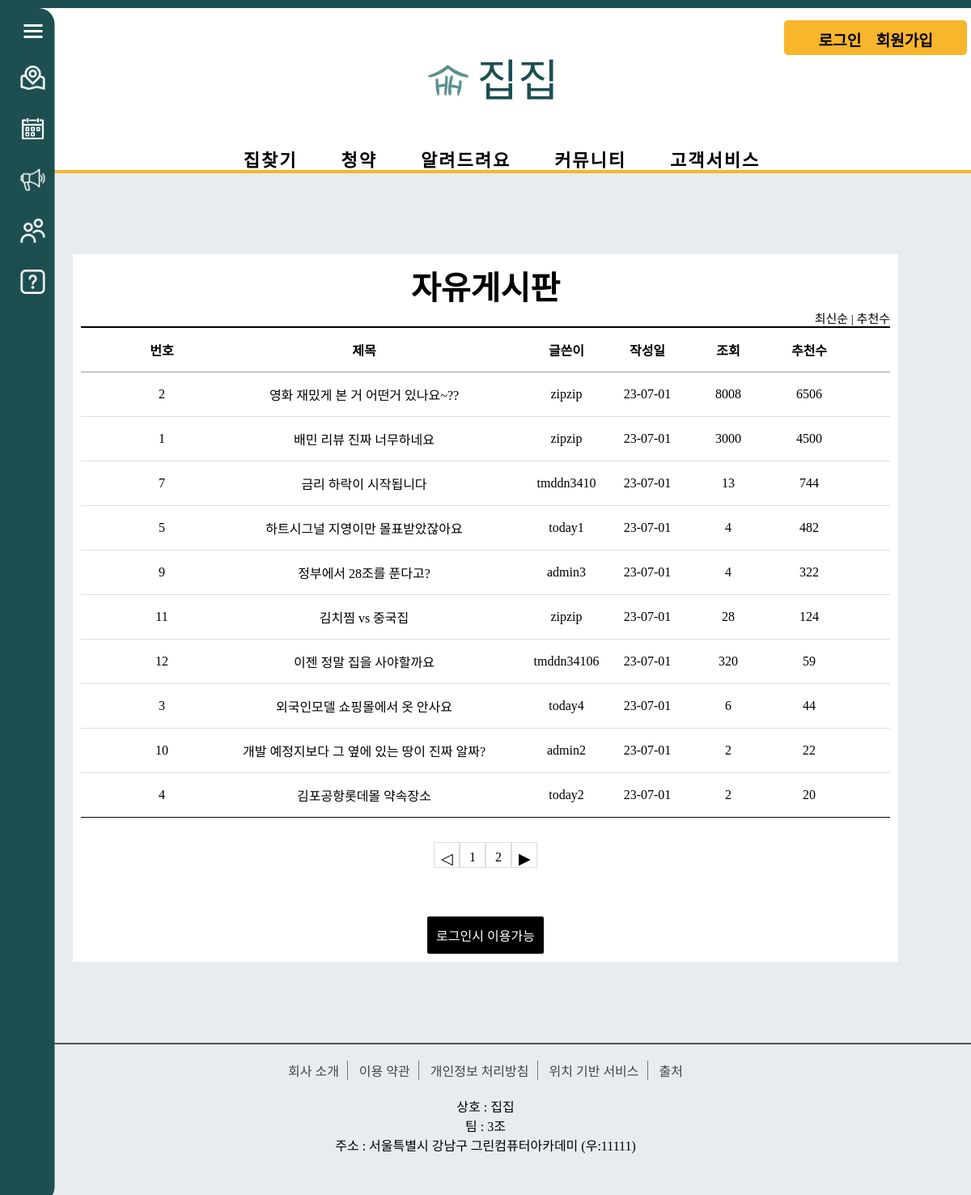
Page /community/board_free_recommend/ on the earlier database version.
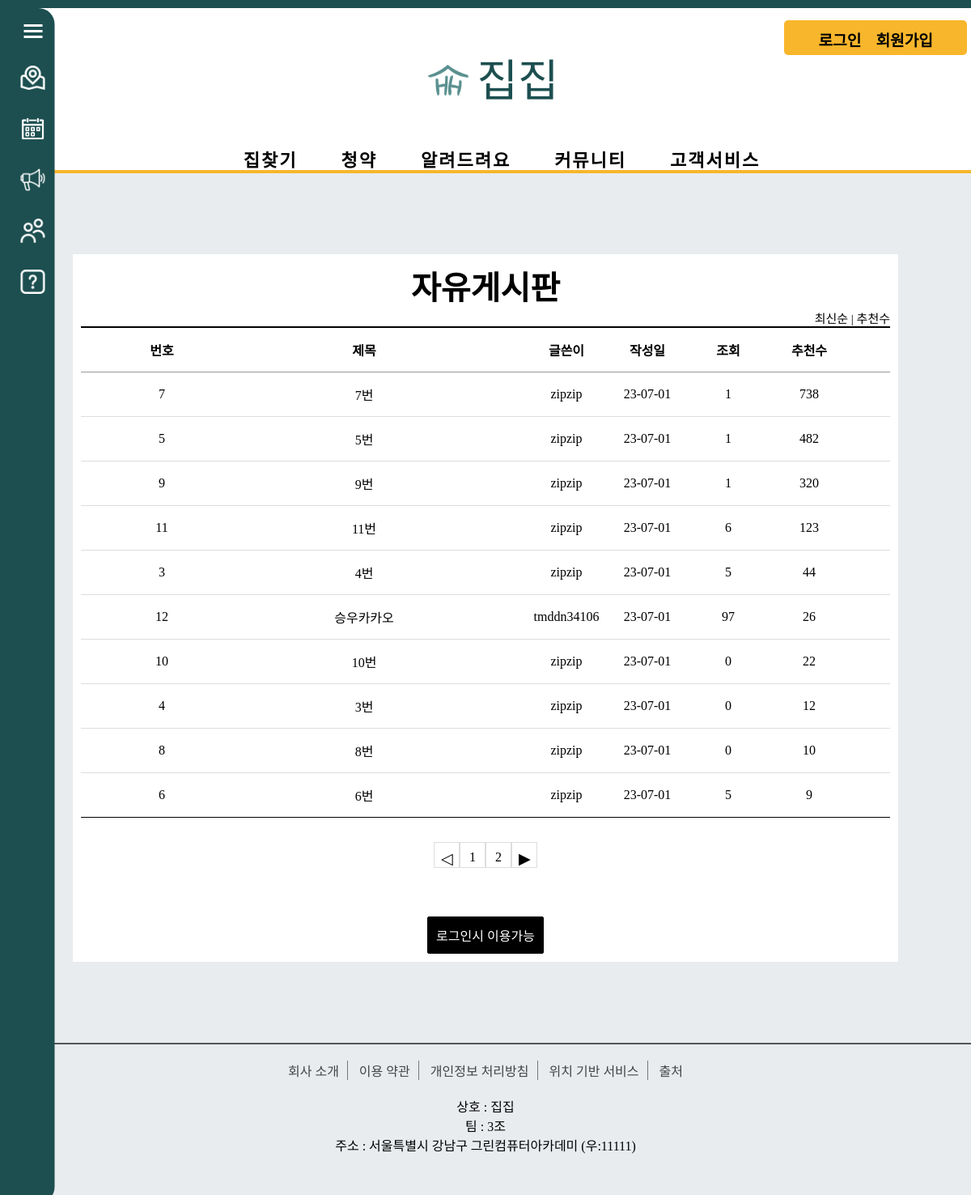
Same page on the later database version.
### community/models.py (models this page shows, shortened)
class Free_Board(models.Model):
    b_title = models.CharField(max_length=100)
    b_content = models.TextField()
    user = models.ForeignKey(User, on_delete=models.CASCADE)
    b_regdate = models.DateTimeField()
    b_modifydate = models.DateTimeField(null=True, blank=True)
    b_hit = models.IntegerField(default=0)
    b_recommend = models.IntegerField(default=0)

### community/views.py (the view)
# urls.py: path('board_free_recommend/', views.board_free_recommend, name='free_recommend'),  # 자유게시판 추천수 보기
def board_free_recommend(request):
    question_list = Free_Board.objects.order_by('-b_recommend')
    page = request.GET.get('page', '1')
    paginator = Paginator(question_list, 10)
    text = paginator.get_page(page)
    context = {'question_list': text}
    return render(request, 'community/board_free/board_free.html', context) # 자유게시판

### templates/community/board_free/board_free.html (shortened to what this page needs)
<!DOCTYPE html>
{% load static %}
<html lang="en">
<head>
    <link rel="stylesheet" href="{% static 'css/board/css.css' %}">
</head>
<body>
{% include 'poll/sidebar.html' %}
{% include 'poll/header.html' %}
<div class="board_wrap">
    <div class="board_title">
        <strong>자유게시판</strong>
        <div class="board_title_takes">
            <a href="{% url 'community:free' %}">최신순</a> |
            <a href="{% url 'community:free_recommend' %}">추천수</a>
        </div>
    </div>
    <div class="board_list_wrap">
        <div class="board_list">
            <div class="top">
                <div class="num">번호</div>
                <div class="title">제목</div>
                <div class="writer">글쓴이</div>
                <div class="date">작성일</div>
                <div class="count">조회</div>
                <div class="recommend">추천수</div>
            </div>
            {% for question in question_list %}
            <div>
                <div class="num">{{ question.id }}</div>
                <div class="title">
                    <a href="{% url 'community:detail' question.id %}">{{ question.b_title }}
                    </a>
                </div>
                <div class="writer">{{ question.user }}</div>
                <div class="date">{{ question.b_regdate|date:"y-m-d"}}</div>
                <div class="count">{{ question.b_hit }}</div>
                <div class="recommend">{{ question.b_recommend }}</div>
            </div>
            {% endfor %}
        </div>
        <ul class="board_page">
            {% if question_list.has_previous %}
            <li class="bt first">
                <a class="bt prev" href="?page={{ question_list.previous_page_number }}">◀</a>
            </li>
            {% else %}
            <li class="page-item disabled">
                <a class="bt prev">◁</a>
            </li>
            {% endif %}
            {% for page_number in question_list.paginator.page_range %}
            {% if question_list.number == page_number %}
            <li class="page-item active">
                <a class="num">{{ page_number }}</a>
            </li>
            {% else %}
            <li class="page-item">
                <a class="num" href="?page={{ page_number }}">{{ page_number }}</a>
            </li>
            {% endif %}
            {% endfor %}
            {% if question_list.has_next %}
            <li class="page-item">
                <a class="bt last" href="?page={{ question_list.next_page_number }}">▶</a>
            </li>
            {% else %}
            <li class="page-item disabled">
                <a class="bt last">▷</a>
            </li>
            {% endif %}
        </ul>
       <div class="bt_wrap">
        {% if user.is_authenticated %}
        <a href="{% url 'community:write' %}" class="on">등록</a>
        {% else %}
        <a href="{% url 'common:signin' %}" class="on">로그인시 이용가능</a>
        {% endif %}
        </div>
    </div>
</div>
{% include 'poll/footer.html' %}
</body>
</html>

Differences in the rows shown:
no longer on this page (row edited): Free_Board: id "2", b_title "영화 재밌게 본 거 어떤거 있나요~??", user "zipzip", b_regdate "23-07-01", b_hit "8008", b_recommend "6506"
no longer on this page (row edited): Free_Board: id "1", b_title "배민 리뷰 진짜 너무하네요", user "zipzip", b_regdate "23-07-01", b_hit "3000", b_recommend "4500"
changed Free_Board id 7: b_title "금리 하락이 시작됩니다" → "7번"; user "tmddn3410" → "zipzip"; b_hit "13" → "1"; b_recommend "744" → "738"
changed Free_Board id 5: b_title "하트시그널 지영이만 몰표받았잖아요" → "5번"; user "today1" → "zipzip"; b_hit "4" → "1"
changed Free_Board id 9: b_title "정부에서 28조를 푼다고?" → "9번"; user "admin3" → "zipzip"; b_hit "4" → "1"; b_recommend "322" → "320"
changed Free_Board id 11: b_title "김치찜 vs 중국집" → "11번"; b_hit "28" → "6"; b_recommend "124" → "123"
changed Free_Board id 3: b_title "외국인모델 쇼핑몰에서 옷 안사요" → "4번"; user "today4" → "zipzip"; b_hit "6" → "5"; moves up the list
changed Free_Board "tmddn34106": b_title "이젠 정말 집을 사야할까요" → "승우카카오"; b_hit "320" → "97"; b_recommend "59" → "26"
changed Free_Board id 10: b_title "개발 예정지보다 그 옆에 있는 땅이 진짜 알짜?" → "10번"; user "admin2" → "zipzip"; b_hit "2" → "0"
changed Free_Board id 4: b_title "김포공항롯데몰 약속장소" → "3번"; user "today2" → "zipzip"; b_hit "2" → "0"; b_recommend "20" → "12"
now on this page (row edited): Free_Board: id "8", b_title "8번", user "zipzip", b_regdate "23-07-01", b_hit "0", b_recommend "10"
now on this page (row edited): Free_Board: id "6", b_title "6번", user "zipzip", b_regdate "23-07-01", b_hit "5", b_recommend "9"
